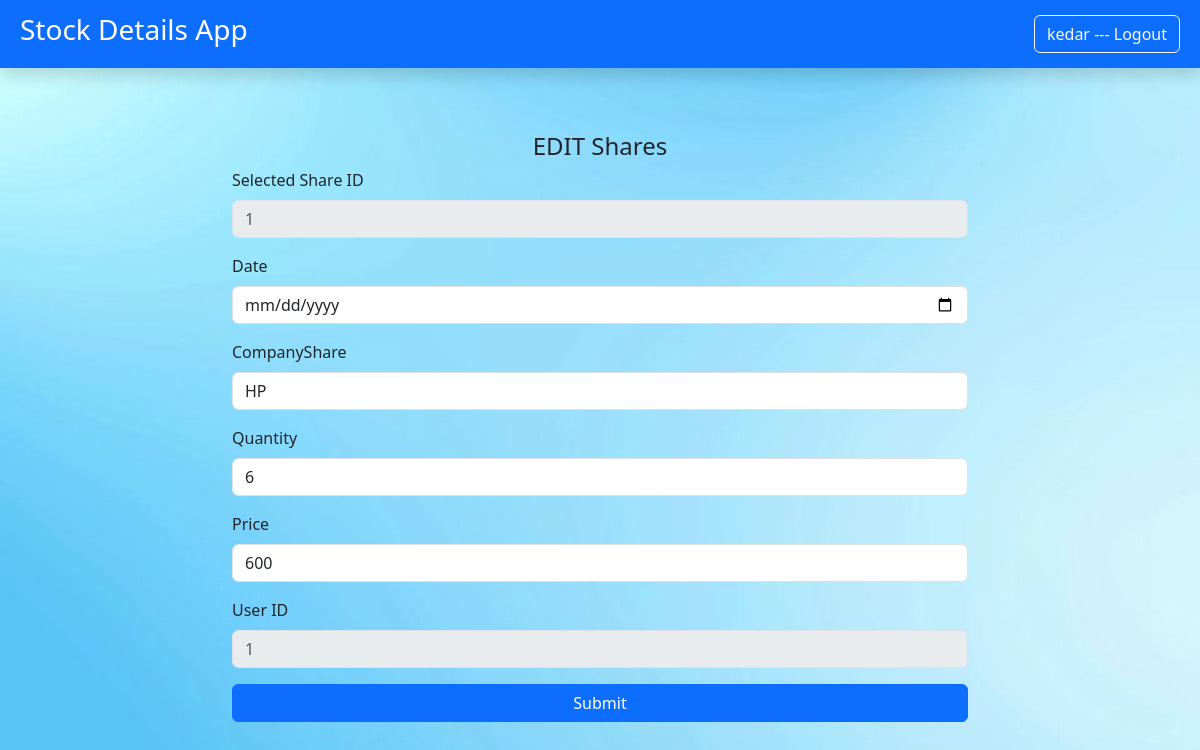
Page /editshare/1/1 (signed in) on the committed database.
### sharesapp/models.py (models this page shows)
class UserShareDetails(models.Model):
    s_id=models.BigAutoField(auto_created=True,primary_key=True)
    date=models.DateField(auto_now=True)
    companyshare=models.CharField(max_length=50)
    quantity=models.IntegerField()
    price=models.BigIntegerField()
    user_id=models.ForeignKey(User,related_name='UserShare',on_delete=models.CASCADE)

### sharesapp/views.py (the view, shortened to what this page needs)
# urls.py: path('editshare/<int:id>/<int:s_id>',views.edit_share,name="EDIT_SHARE"),
@login_required(login_url="LOG_IN")
def edit_share(request,id=None,s_id=None):
    if request.method=="GET" and id!=None and s_id!=None:
        eobj=UserShareDetails.objects.get(s_id=s_id)
        ul=UserLogDetails()
        return render(request,'sharesapp/edit_share.html',{'eobj':eobj,'uid':id})

### sharesapp/templates/sharesapp/edit_share.html (shortened to what this page needs)
{% extends "base.html" %}
{% block content %}
<div class="container mt-5">
    <div class="row">
        <div class="col-md-8 mx-auto">
          <ul class="nav justify-content-center mt-3">
            <li class="nav-item">
               <h4>EDIT Shares</h4>
            </li>
          </ul>
        </div>
    </div>
    <div class="row">
      <div class="col-md-8 mx-auto">
        <form  action="" method="POST">
             <div class="mb-3">
                <label for="exampleInputEmail1" class="form-label">Selected Share ID</label>
                <input type="number" class="form-control"  name="companyshare"  placeholder= {{eobj.s_id}}  disabled>
            </div>
            <div class="mb-3">
                <label for="exampleInputEmail1" class="form-label">Date</label>
                <input type="date" class="form-control"  name="date" value={{eobj.date}} required>
            </div>
            <div class="mb-3">
                <label for="exampleInputEmail1" class="form-label">CompanyShare</label>
                <input type="text" class="form-control"  name="companyshare" value={{eobj.companyshare}} required>
            </div>
            <div class="mb-3">
                <label for="exampleInputPassword1" class="form-label">Quantity</label>
                <input type="number" class="form-control" name="quantity" value={{eobj.quantity}} required>
            </div>
            <div class="mb-3">
                <label for="exampleInputEmail1" class="form-label">Price</label>
                <input type="number" class="form-control"  name="price" value={{eobj.price}} required>
            </div>
            <div class="mb-3">
                <label for="exampleInputEmail1" class="form-label">User ID</label>
                <input type="number" class="form-control"  name="price" placeholder={{eobj.user_id_id}} disabled>
            </div>
            <div class="d-grid gap-2 mb-4">
                <button type="submit" class="btn btn-primary">Submit</button>
            </div>
        </form>
    </div>
</div>
{% endblock content %}

### sharesapp/templates/sharesapp/base.html (shortened to what this page needs)
<!doctype html>
{% load static %}
<html lang="en">
  <head>
    <link href="https://cdn.jsdelivr.net/npm/bootstrap@5.3.2/dist/css/bootstrap.min.css" rel="stylesheet">
  </head>
  <body background="{% static 'images\bg7.jpg' %}" background-repeat: repeat;>
    <nav class="navbar navbar-dark bg-primary shadow p-2 mb-5" style="background-color: #e3f2fd;">
      <div class="container-fluid  ">
        <a class="navbar-brand "><h3> Stock Details App</h3></a>
        <form class="d-flex" role="search">
         {% if request.user.is_authenticated %}
         <a href="{% url "LOG_OUT" %}" class="btn btn-outline-light align-content-lg-end ms-2"> {{ request.user}} --- Logout</a>
         {% else %}
            <a href="{% url "LOG_IN" %}" class="btn btn-outline-light align-content-lg-end ms-2">Log-in</a>
         {% endif %}
        </form>
      </div>
    </nav>
    {% block content %} {% endblock content %}
  </body>
</html>

### rows in the picture
UserShareDetails: companyshare "1", companyshare "HP", quantity "6", price "600", price "1"

### other values in the picture
{{ request.user }} "kedar"
